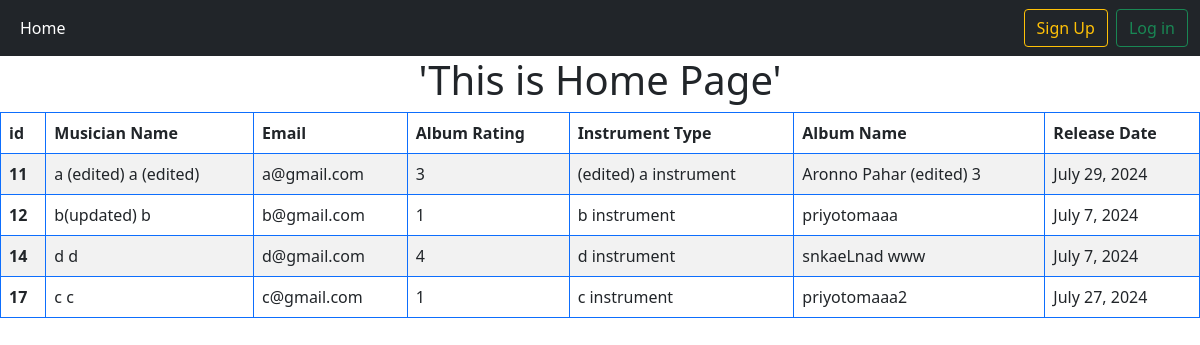
/profile/, run on the app's committed database.
### first_app/models.py (models this page shows, shortened)
class AlbumModel(models.Model):
    album_name = models.CharField(max_length=30)
    musician = models.ForeignKey(MusicianModel , on_delete= models.CASCADE)
    album_release_date = models.DateField()
    rate_choices =(
    ("1", "One"),
    ("2", "Two"),
    ("3", "Three"),
    ("4", "Four"),
    ("5", "Five"),)
    rating = models.CharField( max_length=1, choices= rate_choices)

class MusicianModel(models.Model):
    first_name = models.CharField(max_length=30)
    last_name = models.CharField(max_length=30)
    email = models.EmailField(help_text='Enter a valid email address')
    phone = models.CharField(max_length=12 , help_text='Enter a phone number maximum 12 digits')
    instrument = models.CharField(max_length=30)

### first_app/views.py (the view)
# urls.py: path('profile/', views.profile , name= 'profile_page' ),
def profile(request):
    data = AlbumModel.objects.all()
    return render( request , 'profile.html' , {'data' : data})

### first_app/templates/profile.html
{% extends "base.html" %} {% load crispy_forms_tags %} {% block content %}
{% if user.is_authenticated %}
<h1 style="text-align: center;">'This is Profile Page'</h1>
<table class="table table-bordered border-primary  table-hover table-striped ">
    <thead>
        <tr>
            <th scope="col">id</th>
            <th scope="col">Musician Name</th>
            <th scope="col">Email</th>
            <th scope="col">Album Rating</th>
            <th scope="col">Instrument Type</th>
            <th scope="col">Album Name</th>
            <th scope="col">Release Date</th>
            <th scope="col">Edit Here</th>
            <th scope="col">Delete Here</th>
        </tr>
    </thead>
    <tbody>
        {% for i in data %} {% csrf_token %}
        <tr>
            <th scope="row">{{i.id}}</th>
            <td> <a href="{% url 'person_edit_page' i.musician.id %}">{{i.musician.first_name}} {{i.musician.last_name}}</a></td>
            <td>{{i.musician.email}}</td>
            <td>{{i.rating}}</td>
            <td>{{i.musician.instrument}}</td>
            <td>{{i.album_name }}</td>
            <td>{{i.album_release_date }}</td>
            <td>
                <a class="btn btn-outline-warning text-dark" href="{% url 'album_edit_page' i.id %}"
                    type="submit">Edit</a>
            </td>
            <td>
                <a class="btn btn-outline-danger" href="{% url 'delete_musician' i.id %}" type="submit">Delete</a>
            </td>
        </tr>
        {% endfor %}
    </tbody>
</table>
{% else %}
<h1 style="text-align: center;">'This is Home Page'</h1>
<table class="table table-bordered border-primary  table-hover table-striped ">
    <thead>
        <tr>
            <th scope="col">id</th>
            <th scope="col">Musician Name</th>
            <th scope="col">Email</th>
            <th scope="col">Album Rating</th>
            <th scope="col">Instrument Type</th>
            <th scope="col">Album Name</th>
            <th scope="col">Release Date</th>
        </tr>
    </thead>
    <tbody>
        {% for i in data %} {% csrf_token %}
        <tr>
            <th scope="row">{{i.id}}</th>
            <td>{{i.musician.first_name}} {{i.musician.last_name}} </td>
            <td>{{i.musician.email}}</td>
            <td>{{i.rating}}</td>
            <td>{{i.musician.instrument}}</td>
            <td>{{i.album_name }}</td>
            <td>{{i.album_release_date }}</td>
        </tr>
        {% endfor %}
    </tbody>
</table>
{% endif %}
{% endblock content %}

### data on the page
AlbumModel: id "11", musician.first_name "a (edited)", musician.last_name "a (edited)", musician.email "a@gmail.com", rating "3", musician.instrument "(edited) a instrument", album_name "Aronno Pahar (edited) 3", album_release_date "July 29, 2024"
AlbumModel: id "12", musician.first_name "b(updated)", musician.last_name "b", musician.email "b@gmail.com", rating "1", musician.instrument "b instrument", album_name "priyotomaaa", album_release_date "July 7, 2024"
AlbumModel: id "14", musician.first_name "d", musician.last_name "d", musician.email "d@gmail.com", rating "4", musician.instrument "d instrument", album_name "snkaeLnad www", album_release_date "July 7, 2024"
AlbumModel: id "17", musician.first_name "c", musician.last_name "c", musician.email "c@gmail.com", rating "1", musician.instrument "c instrument", album_name "priyotomaaa2", album_release_date "July 27, 2024"
